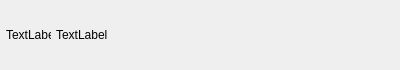
<?xml version="1.0" encoding="UTF-8"?>
<ui version="4.0">
 <class>ConUserItem</class>
 <widget class="QWidget" name="ConUserItem">
  <property name="geometry">
   <rect>
    <x>0</x>
    <y>0</y>
    <width>400</width>
    <height>70</height>
   </rect>
  </property>
  <property name="minimumSize">
   <size>
    <width>0</width>
    <height>70</height>
   </size>
  </property>
  <property name="maximumSize">
   <size>
    <width>16777215</width>
    <height>70</height>
   </size>
  </property>
  <property name="windowTitle">
   <string>Form</string>
  </property>
  <layout class="QHBoxLayout" name="horizontalLayout">
   <property name="spacing">
    <number>5</number>
   </property>
   <property name="leftMargin">
    <number>6</number>
   </property>
   <property name="topMargin">
    <number>2</number>
   </property>
   <property name="rightMargin">
    <number>6</number>
   </property>
   <property name="bottomMargin">
    <number>2</number>
   </property>
   <item>
    <widget class="QLabel" name="icon_lb">
     <property name="minimumSize">
      <size>
       <width>45</width>
       <height>45</height>
      </size>
     </property>
     <property name="maximumSize">
      <size>
       <width>45</width>
       <height>45</height>
      </size>
     </property>
     <property name="text">
      <string>TextLabel</string>
     </property>
    </widget>
   </item>
   <item>
    <widget class="QLabel" name="user_name_lb">
     <property name="text">
      <string>TextLabel</string>
     </property>
    </widget>
   </item>
  </layout>
 </widget>
 <resources/>
 <connections/>
</ui>
